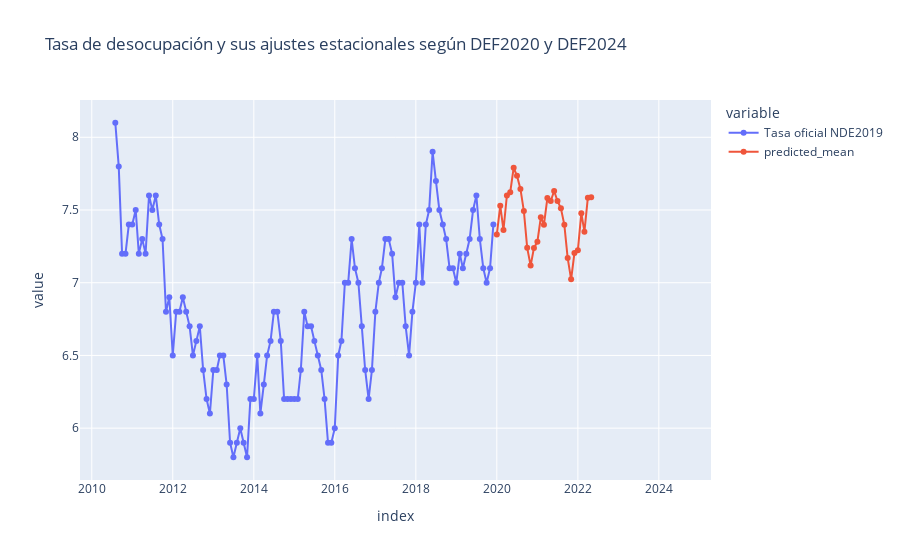

Write notebook code for a chart like this one.
### Code cell
composed_adjustment(data, model="MJJ2024")

### Figure 1 — Plotly figure (JSON) as saved in the notebook; plotly's stock layout.template omitted (floating-point values rounded to 4 significant figures; data arrays with more than 128 entries replaced by an {"elided": "..."} marker saying what was removed)
{"data": [{"hovertemplate": "variable=Tasa oficial NDE2019<br>index=%{x}<br>value=%{y}<extra></extra>", "legendgroup": "Tasa oficial NDE2019", "line": {"color": "#636efa", "dash": "solid"}, "marker": {"symbol": "circle"}, "mode": "lines+markers", "name": "Tasa oficial NDE2019", "orientation": "v", "showlegend": true, "type": "scatter", "x": {"elided": "167 str values"}, "xaxis": "x", "y": {"elided": "167 float values"}, "yaxis": "y"}, {"hovertemplate": "variable=predicted_mean<br>index=%{x}<br>value=%{y}<extra></extra>", "legendgroup": "predicted_mean", "line": {"color": "#EF553B", "dash": "solid"}, "marker": {"symbol": "circle"}, "mode": "lines+markers", "name": "predicted_mean", "orientation": "v", "showlegend": true, "type": "scatter", "x": {"elided": "167 str values"}, "xaxis": "x", "y": {"elided": "167 float values"}, "yaxis": "y"}], "layout": {"legend": {"title": {"text": "variable"}, "tracegroupgap": 0}, "title": {"text": "Tasa de desocupación y sus ajustes estacionales según DEF2020 y DEF2024"}, "xaxis": {"anchor": "y", "domain": [0, 1], "title": {"text": "index"}}, "yaxis": {"anchor": "x", "domain": [0, 1], "title": {"text": "value"}}}}
